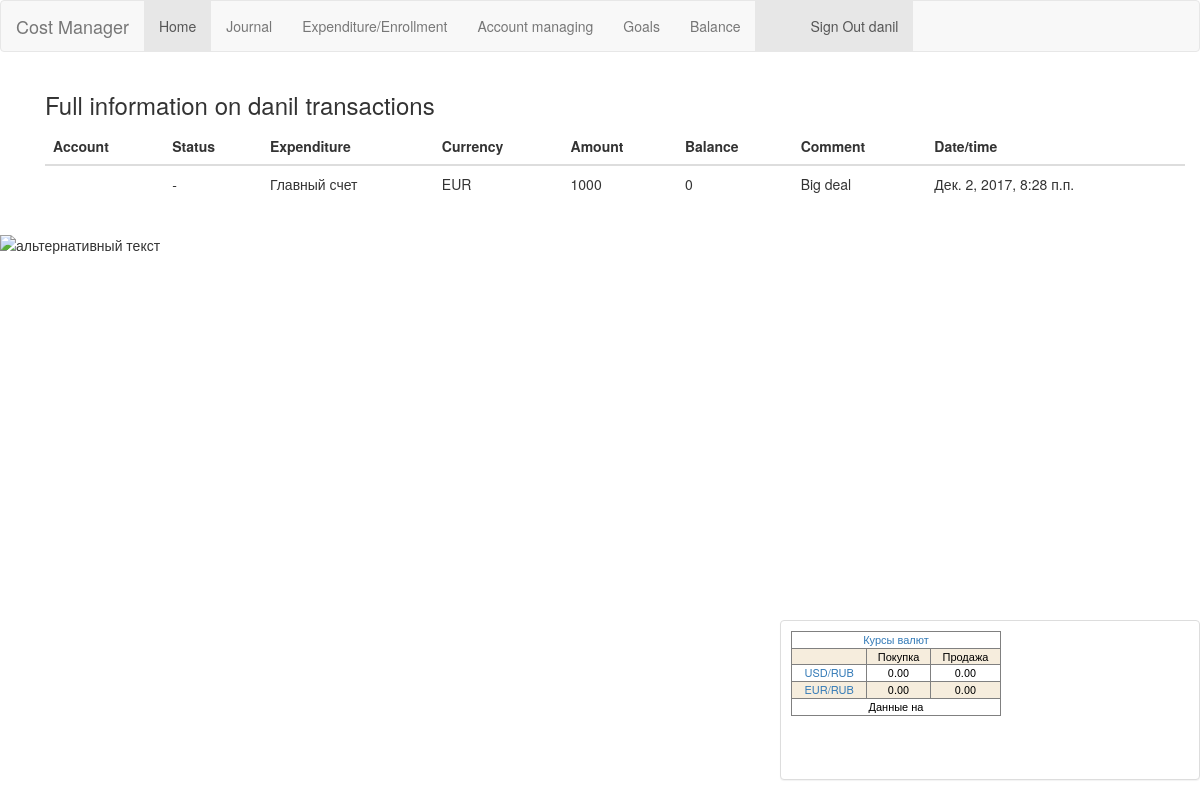
The app's page /costmanager/transactions/get/1 (signed in) with its own data.
### cost_manager/models.py (models this page shows)
class Account_transaction(models.Model):
    class Meta():
        db_table = 'all transaction'
    user = models.ForeignKey(settings.AUTH_USER_MODEL, default=1)
    ACCOUNT_JOURNAL_STATUS = (('+', 'Приход'), ('-', 'Расход'))
    ACCOUNT_TRANSACTION_CURRENCY = (('USD', 'dollars'), ('EUR', 'euro'), ('RUR', 'rubles'))
    TEXT_EXP = "Введите статью расходов или источник дохода"
    account_jornal_status = models.CharField(max_length=10, verbose_name='Operation status:', default='+',choices=ACCOUNT_JOURNAL_STATUS)
    account_transaction_expenditure_name = models.CharField(verbose_name='Expenditure name:',max_length=30,help_text=TEXT_EXP)
    account_transaction_date = models.DateTimeField(verbose_name='Date/time:',default=timezone.now)
    account_transaction_currency = models.CharField(verbose_name='Currency:',max_length=10,default='RUR',choices=ACCOUNT_TRANSACTION_CURRENCY)
    account_transaction_amount = models.IntegerField(verbose_name='Amount:',default=0)
    account_transaction_comment = models.CharField(verbose_name='comment:',max_length=30,default="comment...")
    TEXT_TITLE = "Введите имя счета, например: Основной \n Валютный \n Сберегательный"
    account_title = models.CharField(verbose_name='Account Name:', max_length=30, blank=True, help_text=TEXT_TITLE)
    account_balance = models.IntegerField(verbose_name='Account balance:', default=0)

### cost_manager/views.py (the view)
# urls.py: url(r'^transactions/get/(?P<account_id>\d+)$', views.Journal),
def Journal(request, account_id = 1):
    user_name = auth.get_user(request).get_username()
    selected_bank_account  = Account_transaction.objects.filter(id = account_id)
    args = {}
    args['username'] = user_name
    args['account'] = selected_bank_account
    return render_to_response('Journal.html',args)

### cost_manager/templates/Journal.html (shortened to what this page needs)
{% extends 'main.html' %}
{% block Journal %}
<div class="container">
 <h3>Full information on {{ username }} transactions</h3>
  <table class="table">
    <thead>
      <tr>
        <th>Account</th>
        <th>Status</th>
        <th>Expenditure</th>
        <th>Currency</th>
        <th>Amount</th>
        <th>Balance</th>
        <th>Comment</th>
        <th>Date/time</th>
      </tr>
    </thead>
    <tbody>
          {% for items in account %}
              <tr>
              <td>{{ items.account_title }}</td>
              <td>{{ items.account_jornal_status }}</td>
              <td>{{ items.account_transaction_expenditure_name }}</td>
              <td>{{ items.account_transaction_currency }}</td>
              <td>{{ items.account_transaction_amount }}</td>
              <td>{{ items.account_balance }}</td>
              <td>{{ items.account_transaction_comment }}</td>
              <td>{{ items.account_transaction_date }}</td>
              </tr>
          {% endfor %}
    </tbody>
  </table>
</div>
{% endblock %}

### templates/main.html (shortened to what this page needs)
<!DOCTYPE html>
<html lang="en">
<head>
  <link rel="stylesheet" href="https://maxcdn.bootstrapcdn.com/bootstrap/3.3.7/css/bootstrap.min.css">
</head>
<body>
<nav class="navbar navbar-default">
  <div class="container-fluid">
    <div class="navbar-header">
      <a class="navbar-brand" href="https://www.forbes.com/billionaires/list/">Cost Manager</a>
    </div>
    <ul class="nav navbar-nav">
      <li class="active"><a href="/home/">Home</a></li>
      <li><a href="/accounts/all/">Journal</a></li>
      <li><a href="/1/addPost/1">Expenditure/Enrollment</a></li>
      <li><a href="/create/new/">Account managing</a></li>
      <li><a href="/goals/new/">Goals</a></li>
      <li><a href="/balance/">Balance</a></li>
        {% if username %}
        <li class="active"><a href="/auth/logout/"><ul class="align-right">Sign Out {{ username }}</ul></a></li>
        {% else %}
        <li class="active"><a href="/auth/login/"><ul class="align-right">Login</ul></a></li>
        {% endif %}
    </ul>
  </div>
</nav>
{% if username %}
<div class="container">
{% block Journal %}
{% endblock %}
{% endif %}
</div>
<img src="https://i.pinimg.com/originals/92/6c/d7/926cd75ba73558929e97400fd6c0c223.png" alt="альтернативный текст">
{% if username %}
<div class="panel panel-default" id = "footer" >
<table width="210" border="1" style="border-collapse: collapse; text-align:center; font-size:11px; color:#000000; "><tr bgcolor=""><td height="10" valign="top" colspan="3"><style>A.forexpf_ { text-decoration: none;} A.forexpf_:visited {color: #000000;} </style><a href="http://www.forexpf.ru/" title="Курсы валют" target="_blank" class="forexpf_">Курсы валют</a></td></tr><tr bgcolor="F6EDDD"><td></td><td>Покупка</td><td>Продажа</td></tr><tr bgcolor=""><td><a href="http://www.forexpf.ru/currency_usd.asp" title="Курс доллара" target="_blank" class="forexpf_">USD/RUB</a></td><td id="usdrubbid">0.00</td><td id="usdrubask">0.00</td></tr><tr bgcolor="F6EDDD"><td><a href="http://www.forexpf.ru/currency_eur.asp" title="Курс Евро" target="_blank" class="forexpf_">EUR/RUB</a></td><td id="eurrubbid">0.00</td><td id="eurrubask">0.00</td></tr><tr bgcolor=""><td colspan="3" id="euusrutm">Данные на</td></tr></table><script src="http://informers.forexpf.ru/export/euusrub.js?nc=1"></script>
</div>
{% endif %}
</body>
</html>

### templates/main.html (style rules this page uses)
#footer { position: fixed; right: 0; bottom: 0; padding: 10px; width: 35%; height: 20%; }
A.forexpf_ { text-decoration: none; }

### records on screen
Account_transaction: account_jornal_status "-", account_transaction_expenditure_name "Главный счет", account_transaction_currency "EUR", account_transaction_amount "1000", account_balance "0", account_transaction_comment "Big deal", account_transaction_date "Дек. 2, 2017, 8:28 п.п."

### other values on screen
{{ username }} "danil"
